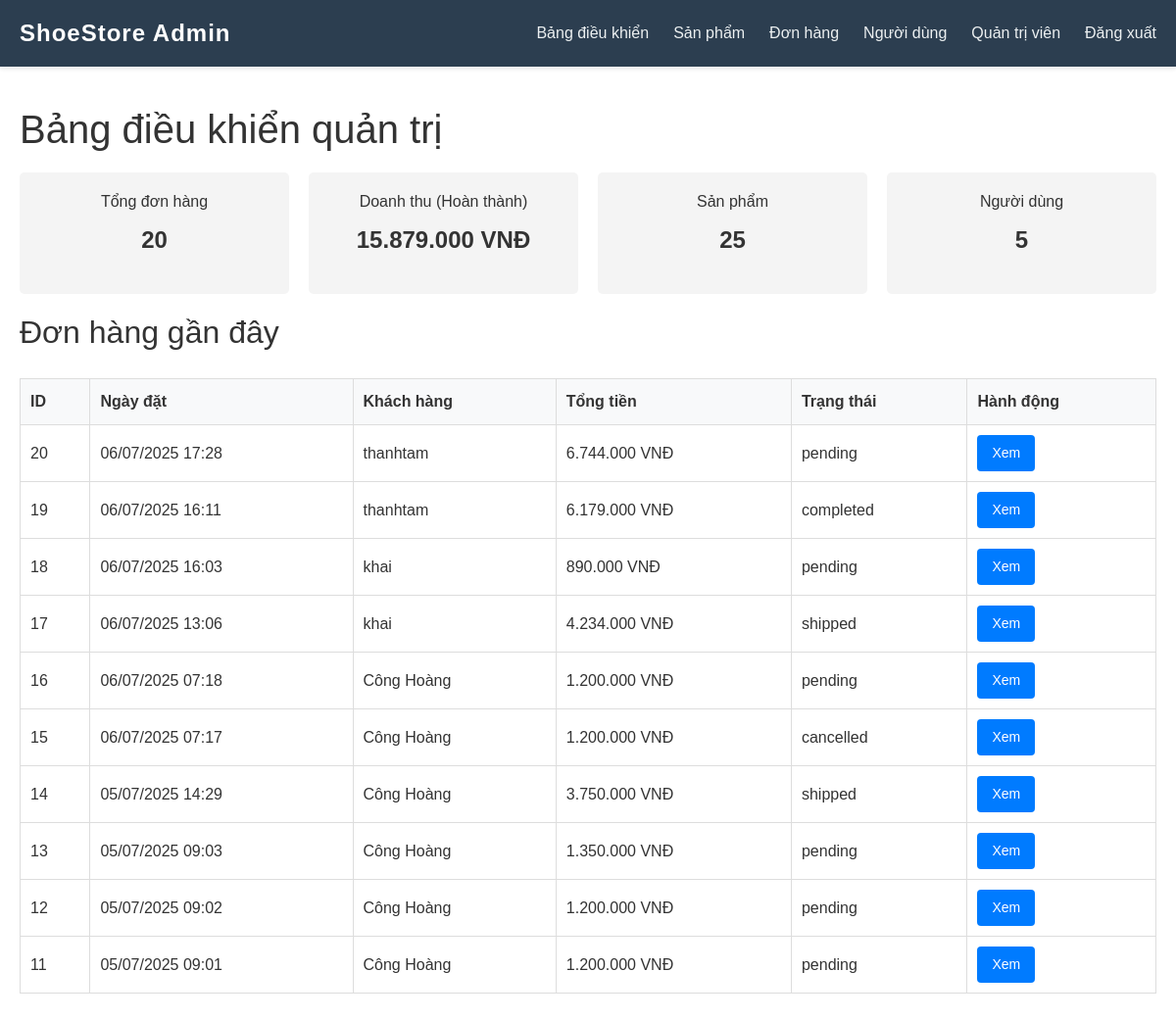
Page /admin/dashboard.php (signed in) on the committed database.
### tables this page shows
CREATE TABLE `orders` (
  `id` int(11) NOT NULL,
  `user_id` int(11) NOT NULL,
  `total` decimal(10,2) NOT NULL,
  `status` varchar(20) DEFAULT 'pending',
  `shipping_address` text NOT NULL,
  `payment_method` varchar(50) NOT NULL,
  `created_at` timestamp NULL DEFAULT current_timestamp(),
  `updated_at` timestamp NULL DEFAULT current_timestamp() ON UPDATE current_timestamp()
);

CREATE TABLE `users` (
  `id` int(11) NOT NULL,
  `username` varchar(50) NOT NULL,
  `password` varchar(255) NOT NULL,
  `email` varchar(100) NOT NULL,
  `full_name` varchar(100) DEFAULT NULL,
  `address` text DEFAULT NULL,
  `phone` varchar(20) DEFAULT NULL,
  `created_at` timestamp NULL DEFAULT current_timestamp(),
  `updated_at` timestamp NULL DEFAULT current_timestamp() ON UPDATE current_timestamp(),
  `is_active` tinyint(1) DEFAULT 1
);

### admin/dashboard.php (the view, shortened to what this page needs)
<?php
require_once '../includes/config.php';
include '../admin/admin-header.php';
$stmt = $conn->query("SELECT COUNT(*) as total_orders FROM orders");
$total_orders = $stmt->fetch(PDO::FETCH_ASSOC)['total_orders'];
$stmt = $conn->query("SELECT SUM(total) as total_revenue FROM orders WHERE status = 'completed'");
$total_revenue = $stmt->fetch(PDO::FETCH_ASSOC)['total_revenue'] ?? 0;
$stmt = $conn->query("SELECT COUNT(*) as total_products FROM products WHERE is_active = 1");
$total_products = $stmt->fetch(PDO::FETCH_ASSOC)['total_products'];
$stmt = $conn->query("SELECT COUNT(*) as total_users FROM users WHERE is_active = 1");
$total_users = $stmt->fetch(PDO::FETCH_ASSOC)['total_users'];
$stmt = $conn->prepare("SELECT o.*, u.username FROM orders o JOIN users u ON o.user_id = u.id ORDER BY o.created_at DESC LIMIT 10");
$stmt->execute();
$recent_orders = $stmt->fetchAll(PDO::FETCH_ASSOC);
?>
<div class="admin-container">
    <h1>Bảng điều khiển quản trị</h1>
    <div class="stats-container">
        <div class="stat-card">
            <h3>Tổng đơn hàng</h3>
            <p><?php echo $total_orders; ?></p>
        </div>
        <div class="stat-card">
            <h3>Doanh thu (Hoàn thành)</h3>
            <p><?php echo number_format($total_revenue, 0, ',', '.'); ?> VNĐ</p>
        </div>
        <div class="stat-card">
            <h3>Sản phẩm</h3>
            <p><?php echo $total_products; ?></p>
        </div>
        <div class="stat-card">
            <h3>Người dùng</h3>
            <p><?php echo $total_users; ?></p>
        </div>
    </div>
    <h2>Đơn hàng gần đây</h2>
    <div class="table-responsive">
        <table class="admin-table">
            <thead>
                <tr>
                    <th>ID</th>
                    <th>Ngày đặt</th>
                    <th>Khách hàng</th>
                    <th>Tổng tiền</th>
                    <th>Trạng thái</th>
                    <th>Hành động</th>
                </tr>
            </thead>
            <tbody>
                <?php foreach ($recent_orders as $order): ?>
                    <tr>
                        <td><?php echo htmlspecialchars($order['id']); ?></td>
                        <td><?php echo date('d/m/Y H:i', strtotime($order['created_at'])); ?></td>
                        <td><?php echo htmlspecialchars($order['username']); ?></td>
                        <td><?php echo number_format($order['total'], 0, ',', '.'); ?> VNĐ</td>
                        <td><?php echo htmlspecialchars($order['status']); ?></td>
                        <td>
                            <a href="orders.php?action=view&id=<?php echo $order['id']; ?>" class="btn btn-primary btn-sm">Xem</a>
                        </td>
                    </tr>
                <?php endforeach; ?>
            </tbody>
        </table>
    </div>
</div>

### assets/css/style.css (style rules this page uses)
* { margin: 0; padding: 0; box-sizing: border-box; }
body { font-family: 'Arial', sans-serif; line-height: 1.6; color: #333; }
.btn { display: inline-block; background-color: #333; color: #fff; padding: 10px 20px; text-decoration: none; border-radius: 5px; transition: background-color 0.3s; }
.admin-container { padding: 20px; }
.stats-container { display: grid; grid-template-columns: repeat(4, 1fr); gap: 20px; margin: 20px 0; }
.stat-card { background-color: #f4f4f4; padding: 20px; border-radius: 5px; text-align: center; }
.stat-card h3 { font-size: 16px; margin-bottom: 10px; }
.stat-card p { font-size: 24px; font-weight: bold; }
.admin-table { width: 100%; border-collapse: collapse; margin: 20px 0; }
.admin-table th, .admin-table td { padding: 12px; text-align: left; border-bottom: 1px solid #ddd; }
.admin-table th { background-color: #f4f4f4; }
.admin-container { max-width: 1200px; margin: 20px auto; padding: 20px; }
.admin-table { width: 100%; border-collapse: collapse; margin-top: 20px; }
.admin-table th, .admin-table td { border: 1px solid #ddd; padding: 10px; text-align: left; }
.admin-table th { background-color: #f8f9fa; }
.btn { padding: 8px 15px; border: none; border-radius: 4px; cursor: pointer; margin-right: 5px; }
.btn-primary { background-color: #007bff; color: white; }

### rows in the picture
orders: id "20", created_at "06/07/2025 17:28", user.username "thanhtam", total "6.744.000", status "pending"
orders: id "19", created_at "06/07/2025 16:11", user.username "thanhtam", total "6.179.000", status "completed"
orders: id "18", created_at "06/07/2025 16:03", user.username "khai", total "890.000", status "pending"
orders: id "17", created_at "06/07/2025 13:06", user.username "khai", total "4.234.000", status "shipped"
orders: id "16", created_at "06/07/2025 07:18", user.username "Công Hoàng", total "1.200.000", status "pending"
orders: id "15", created_at "06/07/2025 07:17", user.username "Công Hoàng", total "1.200.000", status "cancelled"
orders: id "14", created_at "05/07/2025 14:29", user.username "Công Hoàng", total "3.750.000", status "shipped"
orders: id "13", created_at "05/07/2025 09:03", user.username "Công Hoàng", total "1.350.000", status "pending"
orders: id "12", created_at "05/07/2025 09:02", user.username "Công Hoàng", total "1.200.000", status "pending"
orders: id "11", created_at "05/07/2025 09:01", user.username "Công Hoàng", total "1.200.000", status "pending"

### other values in the picture
$total_orders "20"
$total_revenue "15.879.000"
$total_products "25"
$total_users "5"
